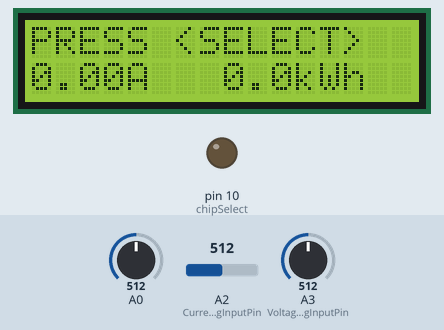
The sketch below on a simulated Arduino Uno, built with avr-gcc and run on an emulated ATmega328P. On the bench: 16×2 character LCD, output pins drawn as LEDs (lit = HIGH). The inputs (shaded band) are chosen by the test bench; at power-on: A0 = 512, A2 (CurrentAnalogInputPin) = 512, A3 (VoltageAnalogInputPin) = 512. Storage starts empty; what the sketch prints to the serial monitor is not drawn.

Above: at 1.2 s.
1.3 s: A0 set to 592
4.3 s: A0 set to 608
At 5.3 s:
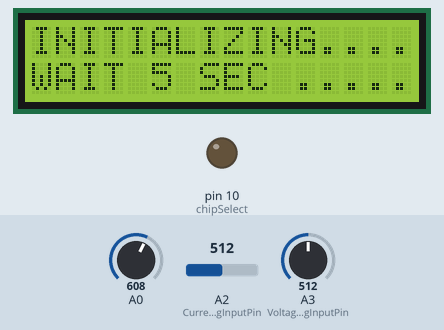
7.3 s: A0 set to 511
At 10.2 s:
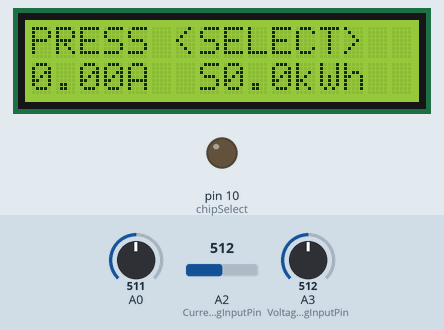
10.3 s: A2 (CurrentAnalogInputPin) set to 503
At 13.2 s:
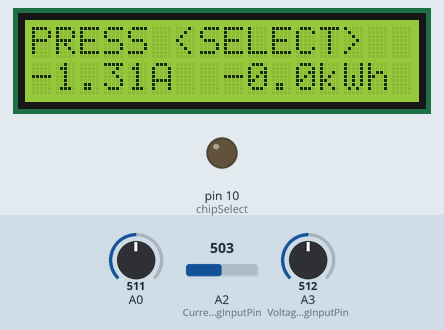
13.3 s: A3 (VoltageAnalogInputPin) set to 390
16.3 s: A2 (CurrentAnalogInputPin) set to 511
At 19.8 s:
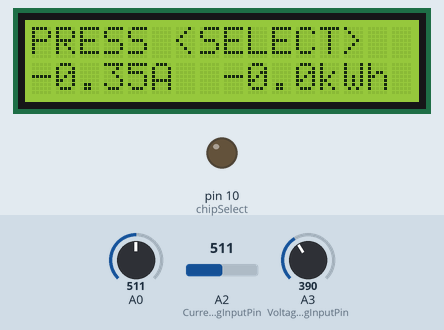
Timing chart, 0 to 20.3 s (numbered marks = the images above; inputs shaded):
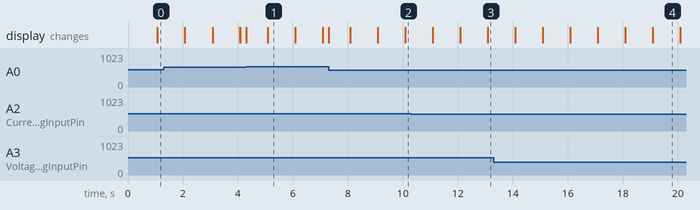

Measured:
- the behaviour switches between 599 and 600 on A0 (found by bisection; images 0 and 1)
- the behaviour switches between 512 and 511 on A2 (CurrentAnalogInputPin) (found by bisection; images 2 and 3)
- after the input at 4.3 s, the display: changes at once (image 1)
- after the input at 7.3 s, the display: first changes at once (image 2 shows a later state)
- after the input at 10.3 s, the display: first differs from a run without the input after 2.8 s (image 3 shows a later state)
- what the display in image 1 shows lasts 1.0 s, from 5.1 s to 6.1 s

The sketch:

rDuino_DcEnergyMeter-with_LCD_Display_and_Datalogger_Shiel-1.ino
```cpp
// DC Energy Monitoring By Solarduino

// Note :  Safety is very important when dealing with electricity. We take no responsibilities while you do it at your own risk.
// Note :  DC Power Monitoring is designed for measuring and record important DC parameters and especially for Solar PV Application.
// Note :  DC Power Monitoring can measure and record (in SD card) instantaneous Voltage (V), Current (I) and Power (W), and total Accumulated Energy (kWH).
// Note :  DC Power Monitoring can detect two direction flow thus Accumulate Energy can be increase or reduce throughout the time of record (example installed on battery side).
// Note :  The unit provides reasonable accuracy and may not be comparable with other expensive branded and commercial datalogger and multimeter.
// Note :  All credit shall be given to Solarduino.

/*/////////////////////////////////////////////////////////////////////////////////////////////////////////////////////////////////////////////////////////////////////////////////////*/////////////*/


/* 0- General */

        int decimalPrecision = 2;                   // decimal places for all values shown in LED Display & Serial Monitor

/* 1- DC Voltage Measurement using Voltage Divider Method */

        int VoltageAnalogInputPin = A3;             // Which pin to measure Voltage Value (A0 is reserved for LCD Shield buttons function)
        float voltageSampleRead  = 0;               /* to read the value of a sample*/
        float voltageLastSample  = 0;               /* to count time for each sample. Technically 1 milli second 1 sample is taken */
        float voltageSampleSum   = 0;               /* accumulation of sample readings */
        float voltageSampleCount = 0;               /* to count number of sample. */
        float voltageMean ;                         /* to calculate the average value from all samples*/
        float moduleSupplyVoltageV = 5;             /* maximum measuring voltage , default 5V*/
        float R1 = 197200; //30000.0;                         // Input resistance value for R1 (in ohm) based on Voltage Divider Method
        float R2 = 2930; //7500.0;                          // Input resistance value for R2 (in ohm) based on Voltage Divider Method
        float finalVoltage =0;                      /*shows the final voltage reading*/


/* 2- DC Current Measurement */

        int CurrentAnalogInputPin = A2;             // Which pin to measure Current Value (A0 is reserved for LCD Shield buttons function)
        float mVperAmpValue = 31.25;                  // If using ACS712 current module : for 5A module key in 185, for 20A module key in 100, for 30A module key in 66
                                                    // If using "Hall-Effect" Current Transformer, key in value using this formula: mVperAmp = maximum voltage range (in milli volt) / current rating of CT
                                                    /* For example, a 20A Hall-Effect Current Transformer rated at 20A, 2.5V +/- 0.625V, mVperAmp will be 625 mV / 20A = 31.25mV/A */

        float moduleMiddleVoltage = 2500;           /* when there is no reading, the voltage is at middle Vcc. For 5V power supply, the middle voltage is 2500mV;*/
        float moduleSupplyVoltage = 5000;           /* supply voltage to current sensor module, default 5000mV*/
        float currentSampleRead  = 0;               /* to read the value of a sample*/
        float currentLastSample  = 0;               /* to count time for each sample. Technically 1 milli second 1 sample is taken */
        float currentSampleSum   = 0;               /* accumulation of sample readings */
        float currentSampleCount = 0;               /* to count number of sample. */
        float currentMean ;                         /* to calculate the average value from all samples*/
        float finalCurrent ;                        /* the final current reading without adding offset value*/
        float finalCurrent2 ;                       /* the final current reading*/


        /* 2.1- DC Current Offset */

              int OffsetRead = 0;                   /* To switch between functions for auto callibation purpose */
              float currentOffset =0.00 ;           // to Offset deviation and accuracy. Offset any fake current when no current operates.
                                                    // Look into serial monitor to add or minus the value.
                                                    // 0.26 means add 0.26A to all current measured value.
                                                    /* if you have LCD Display Shield, this offset can be automatically adjusted by pressing SELECT button */
              float offsetLastSample = 0;           /* to count time for each sample. Technically 1 milli second 1 sample is taken */
              float offsetSampleCount = 0;          /* to count number of sample. */

/* 3- DC Power Wattage calculation */

    float PowerValue =0;                          /* Initial calculation Power Value */
    unsigned long startMillisPower;               /* start counting time for power */
    unsigned long currentMillisPower;             /* current counting time for power */
    const unsigned long periodPower = 1000;       // refresh every X seconds (in seconds) Default 1 = 1 second

/* 4- DC Watt-hour calculation */

    float wattHour  = 0;                           /* Initial calculation Energy Value */
    unsigned long startMillisEnergy;               /* start counting time for Energy */
    unsigned long currentMillisEnergy;             /* current counting time for Energy */
    const unsigned long periodEnergy = 1000;       // refresh every X seconds (in seconds) Default 1000 = 1 second
    float FinalEnergyValue = 0;                    /*shows the final Energy reading*/

/* 5 - LCD Display  */

    #include<LiquidCrystal.h>                   /*Load the liquid Crystal Library (by default already built-it with arduino solftware)*/
    LiquidCrystal LCD(8,9,4,5,6,7);             /*Creating the LiquidCrystal object named LCD */
    unsigned long startMillisLCD;               /* start counting time for LCD Display */
    unsigned long currentMillisLCD;             /* current counting time for LCD Display */
    const unsigned long periodLCD = 1000;       // refresh every X seconds (in seconds) in LED Display. Default 1000 = 1 second

/* 6 - SD memory card shield */
    #include<Wire.h>                          /*Load the library for talking over I2C */
    #include<SD.h>                            /*Load the SD card Library (by default already built-it with arduino solftware)*/
    #include<SPI.h>                           /*Load the SPI of SPI communication Library (by default already built-it with arduino solftware)*/
    #include "RTClib.h"                       //Must download the library from manage library > type RTCLib by Adafruit
    RTC_DS1307 RTC;
    DateTime now;

    int chipSelect = 10;                      // Select ChipSelect pin based on the SPI communication for SC card shield. This pin cannot be changed.
    File mySensorData;                        // Variable for working with our file object
    unsigned long startMillisSD;              /* start counting time for SD Card */
    unsigned long currentMillisSD;            /* current counting time for SD Card */
    const unsigned long periodSD = 60000;     // refresh every X seconds (in seconds) Default 60000 = 1 minute


void setup()                                  /* The Codes only run 1 time only when Arduino started.*/

  {

/* 0- General */

    Serial.begin(9600);                       /* In order to see value in serial monitor */

/* 3- DC Power Wattage calculation */

   startMillisPower = millis();

/* 4- DC Watt-hour calculation */

   startMillisEnergy = millis();

/* 5 - LCD Display  */

    LCD.begin(16,2);                                  /*Tell Arduino that our LCD has 16 columns and 2 rows*/
    LCD.setCursor(0,0);                               /*Set LCD to upper left corner of display*/
    startMillisLCD = millis();

/* 6 - SD memory card shield */

    pinMode(chipSelect,OUTPUT);                       /*reserve pin 10 as an ouput by default*/
    RTC.begin();
    Wire.begin();
    SD.begin(chipSelect);                             /* Initialise the SD Card with chipSelect connected to pin 10 by default*/
    startMillisSD = millis();
    RTC.adjust(DateTime(F(__DATE__), F(__TIME__)));   /*set the Real Time Cloak to the time same as your PC or Laptop time*/
    if(! RTC.isrunning())                             /* if RTC not running give warning in Serial Monitor */
    {
      Serial.println("RTC is not running !");
    }

  }


void loop()                                 /* The Codes run repeatly over and over again.*/

  {

        /* 0- General */


              /* 0.1- Button Function */

              int buttonRead;
              buttonRead = analogRead (0);                                          // Read analog pin A0. Analog pin A0 automatically reserved for button function in LCD Display Shield

              /*Right button is pressed */
              if (buttonRead < 60)
              {   LCD.setCursor(0,0); LCD.print ("PRESS <SELECT>   "); }

              /* Up button is pressed */
              else if (buttonRead < 200)
              {   LCD.setCursor(0,0); LCD.print ("PRESS <SELECT>   "); }

              /* Down button is pressed */
              else if (buttonRead < 400)
              {   LCD.setCursor(0,0); LCD.print ("PRESS <SELECT>  ");  }

              /* Left button is pressed */
              else if (buttonRead < 600)
              {   LCD.setCursor(0,0); LCD.print ("PRESS <SELECT>   "); }

              /* Select button is pressed */
              else if (buttonRead < 800)
              {
              OffsetRead = 1;                                                 // to activate offset
              LCD.setCursor(0,0);
              LCD.print ("INITIALIZING..... ");
              LCD.setCursor(0,1);
              LCD.print ("WAIT 5 SEC ..... ");
              }


/* 1- DC Voltage Measurement using Voltage Divider Method */

        if(millis() >= voltageLastSample + 1 )                                                                /* every 1 milli second taking 1 reading */
          {
            voltageSampleRead = analogRead(VoltageAnalogInputPin);                                            /* read the sample value */
            voltageSampleSum = voltageSampleSum + voltageSampleRead ;                                         /* accumulate value with older sample readings*/
            voltageSampleCount = voltageSampleCount + 1;                                                      /* to move on to the next following count */
            voltageLastSample = millis();                                                                     /* to reset the time again so that next cycle can start again*/
          }

        if(voltageSampleCount == 1000)                                                                        /* after 1000 count or 1000 milli seconds (1 second), do the codes below*/
          {
            voltageMean = voltageSampleSum/voltageSampleCount;                                                /* calculate average value of all sample readings taken*/
            finalVoltage = ((voltageMean*moduleSupplyVoltageV)/1024) / (R2/(R1+R2));                          /*  Calculate the expected monitoring votlage */
            Serial.print("V : ");
            Serial.print( finalVoltage,decimalPrecision);
            Serial.print(" V ");
            Serial.print(" /  ");
            voltageSampleSum =0;                                                                              /* to reset accumulate sample values for the next cycle */
            voltageSampleCount=0;                                                                             /* to reset number of sample for the next cycle */
          }


/* 2- DC Current Measurement */

        if(millis() >= currentLastSample + 1 )                                                                /* every 1 milli second taking 1 reading */
          {
            currentSampleRead = analogRead(CurrentAnalogInputPin)-((moduleMiddleVoltage/moduleSupplyVoltage)*1024);      /* read the sample value */
            currentSampleSum = currentSampleSum + currentSampleRead ;                                         /* accumulate value with older sample readings*/
            currentSampleCount = currentSampleCount + 1;                                                      /* to move on to the next following count */
            currentLastSample = millis();                                                                     /* to reset the time again so that next cycle can start again*/
          }

        if(currentSampleCount == 1000)                                                                        /* after 1000 count or 1000 milli seconds (1 second), do the calculation and display value*/
          {
            currentMean = currentSampleSum/currentSampleCount;                                                /* calculate average value of all sample readings taken*/
            finalCurrent = (((currentMean /1024) *5000) /mVperAmpValue);                                      /* calculate the final RMS current*/
            finalCurrent2 = finalCurrent + currentOffset;
            Serial.print("I : ");
            Serial.print(finalCurrent2,decimalPrecision);
            Serial.print(" A ");
            Serial.print(" /  ");
            currentSampleSum =0;                                                                              /* to reset accumulate sample values for the next cycle */
            currentSampleCount=0;                                                                             /* to reset number of sample for the next cycle */
          }


          /* 2.1 - Offset DC Current */

          if(OffsetRead == 1)
            {
             currentOffset = 0;                                                              /* set back currentOffset as default*/
               if(millis() >= offsetLastSample + 1)                                          /* offset 1 - to centralise analogRead waveform*/
                {
                  offsetSampleCount = offsetSampleCount + 1;
                  offsetLastSample = millis();
                }

                  if(offsetSampleCount == 2500)                                              /* need to wait first offset take into effect. Delay 2.5 seconds  */
                {                                                                            /* So this code is to delay 2.5 seconds after button pressed */
                  currentOffset = - finalCurrent;                                            /* to offset values */
                  OffsetRead = 0;                                                            /* until next offset button is pressed*/
                  offsetSampleCount = 0;                                                     /* to reset the time again so that next cycle can start again */
                }
            }


/* 3- DC Power Wattage calculation */

        currentMillisPower = millis();                                                                            /* Count the time for power */
        if (currentMillisPower - startMillisPower >= periodPower)
          {
            PowerValue = finalCurrent2 * finalVoltage;
            Serial.print("P : " );
            Serial.print(PowerValue,decimalPrecision);
            Serial.print(" W ");
            Serial.print(" /  ");
            startMillisPower = currentMillisPower ;                                                               /* Set the starting point again for next counting time */
          }

/* 4- DC Watt-hour calculation */

       currentMillisEnergy = millis();                                                                            /* Count the time for current */
       if (currentMillisEnergy - startMillisEnergy >= periodEnergy)
          {
            wattHour = PowerValue/3600*(periodEnergy/1000);                                                       /* for smoothing calculation*/
            FinalEnergyValue = FinalEnergyValue + wattHour;
            Serial.print("E : " );
            Serial.print(FinalEnergyValue,decimalPrecision);
            Serial.print(" Wh ");
            Serial.println(" /  ");
            startMillisEnergy = currentMillisEnergy ;                                                             /* Set the starting point again for next counting time */
          }

/* 5 - LCD Display  */

      currentMillisLCD = millis();
      if (currentMillisLCD - startMillisLCD >= periodLCD)
          {
            LCD.setCursor(0,0);                                                                                   /* Set cursor to first colum 0 and second row 1  */
            LCD.print(finalVoltage,decimalPrecision);                                                             /* display voltage value in LCD in first row  */
            LCD.print("V   ");
            LCD.setCursor(8,0);
            LCD.print(PowerValue,decimalPrecision-1);                                                             /* display power value in LCD  */
            LCD.print("W    ");
            LCD.setCursor(0,1);                                                                                   /* set display starts at second row  */
            LCD.print(finalCurrent2,decimalPrecision);                                                             /* display current value in LCD in first row */
            LCD.print("A  ");
            LCD.setCursor(8,1);
            LCD.print(FinalEnergyValue/1000,decimalPrecision-1);                                                  /* display energy value in LCD  */
            LCD.print("kWh   ");
            startMillisLCD = currentMillisLCD ;                                                                   /* Set the starting point again for next counting time */
          }

/* 6 - SD memory card shield */

      currentMillisSD = millis();
      if (currentMillisSD - startMillisSD >= periodSD)
        {
          mySensorData=SD.open("DCEM.txt",FILE_WRITE);                                                            //Open (DC Energy Meter) DCEM.txt on the SD card as a file to write to
          if(mySensorData)                                                                                        //only to do these if data file opened sucessfully
            {
              DateTime now = RTC.now();
              mySensorData.print(now.year(),DEC);
              mySensorData.print("/");
              mySensorData.print(now.month(),DEC);
              mySensorData.print("/");
              mySensorData.print(now.day(),DEC);
              mySensorData.print(" ");
              mySensorData.print(now.hour(),DEC);
              mySensorData.print(":");
              mySensorData.print(now.minute(),DEC);
              mySensorData.print(":");
              mySensorData.print(now.second(),DEC);
              mySensorData.print(",");                                                                              /* print out comma to seperate between values when export to excel format*/

              mySensorData.print(finalVoltage);
              mySensorData.print(",");
              mySensorData.print(finalCurrent2);
              mySensorData.print(",");
              mySensorData.print(PowerValue);
              mySensorData.print(",");
              mySensorData.println(FinalEnergyValue);

              mySensorData.close();                                                                                 //close the file
              Serial.println("written to SD Card !");
              startMillisSD = currentMillisSD ;
            }
          }


  }
```
